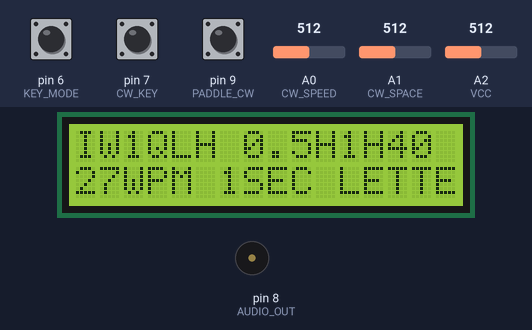
The sketch below on a simulated Arduino Nano, built with avr-gcc and run on an emulated ATmega328P. Parts: 16×2 character LCD, buzzer (waves = sounding). The test bench sets the inputs (shaded band); at power-on: A1 (CW_SPACE) = 512, pin 7 (CW_KEY) HIGH, pin 9 (PADDLE_CW) HIGH, pin 6 (KEY_MODE) HIGH, A0 (CW_SPEED) = 512, A2 (VCC) = 512. Random numbers use the default seed unless the sketch sets one; what the sketch prints to the serial monitor is not drawn.

Above: at 2.2 s.
2.3 s: A1 (CW_SPACE) set to 422
3.8 s: A1 (CW_SPACE) set to 401
6.8 s: pin 7 (CW_KEY) pulled LOW for 1 s
At 9.6 s:
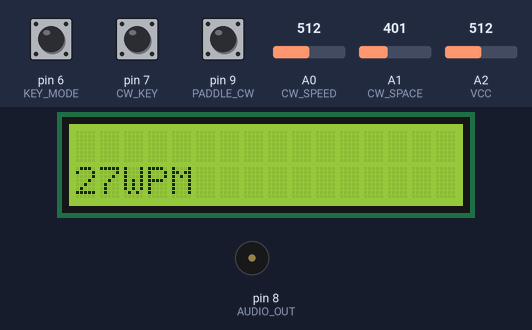
9.9 s: pin 9 (PADDLE_CW) pulled LOW for 3.2 s
At 14.0 s:
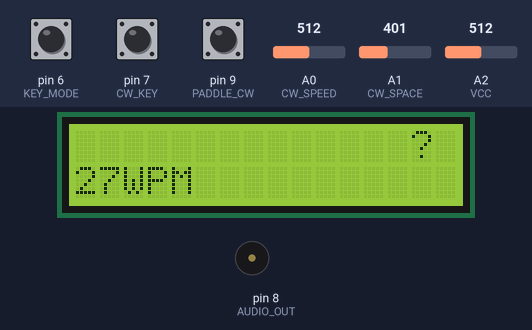
14.6 s: pin 9 (PADDLE_CW) pulled LOW for 0.4 s
At 15.8 s:
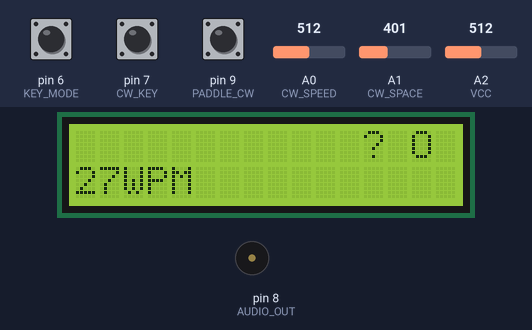
18.0 s: pin 7 (CW_KEY) pulled LOW for 0.4 s
At 19.7 s:
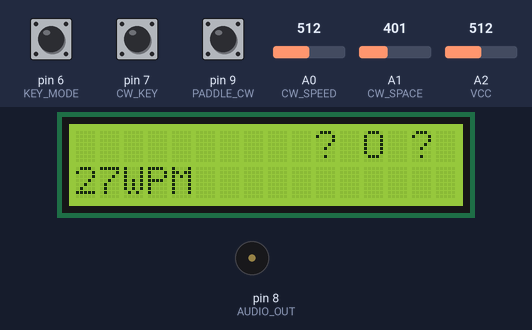
Timing chart, 0 to 31.1 s (numbered marks = the images above; inputs shaded):
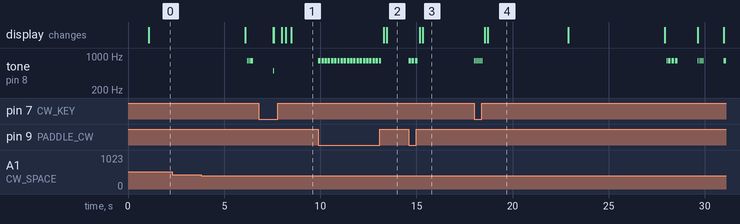

The sketch:

CwTrainer.ino
```cpp
// (licence header left out)
// Arduino Nano - ATmega328

#include <LiquidCrystal.h>
#include "CwTrainer.h"

// HACK-1: paddle - connect jack pin RING to Arduino pin D9
#define HACK-1

// HACK-40: 15 up to 40WPM
#define HACK-40


const PROGMEM byte charSet[] = {
  B0110, 0,     // A
  B10010101, 0, // B
  B10011001, 0, // C
  B100101, 0,   // D
  B01, 0,       // E
  B01011001, 0, // F
  B101001, 0,   // G
  B01010101, 0, // H
  B0101, 0,     // I
  B01101010, 0, // J
  B100110, 0,   // K
  B01100101, 0, // L
  B1010, 0,     // M
  B1001, 0,     // N
  B101010, 0,   // O
  B01101001, 0, // P
  B10100110, 0, // Q
  B011001, 0,   // R
  B010101, 0,   // S
  B10, 0,       // T
  B010110, 0,   // U
  B01010110, 0, // V
  B011010, 0,   // W
  B10010110, 0, // X
  B10011010, 0, // Y
  B10100101, 0, // Z

  B10101010, B10, // 0
  B10101010, B01, // 1
  B01101010, B01, // 2
  B01011010, B01, // 3
  B01010110, B01, // 4
  B01010101, B01, // 5
  B01010101, B10, // 6
  B10010101, B10, // 7
  B10100101, B10, // 8
  B10101001, B10  // 9
};

#define space1c 0
#define space1w 1
#define space1s 2
#define space2s 3
#define space3s 4
const char string_0[] PROGMEM = "1CHAR";
const char string_1[] PROGMEM = "1WORD";
const char string_2[] PROGMEM = "1SEC";
const char string_3[] PROGMEM = "2SEC";
const char string_4[] PROGMEM = "3SEC";
const char* const string_table[] PROGMEM = {string_0, string_1, string_2, string_3, string_4};

const char stringOnlyChars[] PROGMEM = "LETTERS";
const char stringOnlyNumbers[] PROGMEM = "NUMBERS";
const char stringMixed[] PROGMEM = "MIXED";
const char stringCallsign[] PROGMEM = "CALLSIGN";

const char callsign_iz[] PROGMEM = "IZ#...";
const char callsign_ik[] PROGMEM = "IK#...";
const char callsign_i[] PROGMEM = "I#...";
const char callsign_iw[] PROGMEM = "IW#...";
const char callsign_iu[] PROGMEM = "IU#...";
const char callsign_ea[] PROGMEM = "EA#...";
const char callsign_dl[] PROGMEM = "DL#...";
const char callsign_f[] PROGMEM = "F#...";
const char callsign_sp[] PROGMEM = "SP#...";
const char callsign_lz[] PROGMEM = "LZ#...";
const char callsign_ha[] PROGMEM = "HA#...";
const char callsign_ok[] PROGMEM = "OK#...";
const char callsign_yt[] PROGMEM = "YT#...";
const char callsign_it9[] PROGMEM = "IT9...";
const char callsign_hb9[] PROGMEM = "HB9...";
const char callsign_tk[] PROGMEM = "TK#...";
const char callsign_9a[] PROGMEM = "9A#...";
const char callsign_IW1QLH[] PROGMEM = "IW1QLH";
const char callsign_E51DWC[] PROGMEM = "E51DWC";
const char callsign_FW5JJ[] PROGMEM = "FW5JJ";
const char callsign_5E2E[] PROGMEM = "5E2E";
const char callsign_S79HN[] PROGMEM = "S79HN";
const char callsign_VK100ANZAC[] PROGMEM = "VK100ANZAC";
const char callsign_MC0RYC[] PROGMEM = "MC0RYC";

const Callsign callsign[] PROGMEM = {
  {callsign_IW1QLH,1}, {callsign_E51DWC,1}, {callsign_FW5JJ,1}, {callsign_5E2E,1}, {callsign_S79HN,1}, {callsign_VK100ANZAC,1}, {callsign_MC0RYC,1},
  {callsign_iz,690}, {callsign_ik,500}, {callsign_i,310}, {callsign_iw,250}, {callsign_iu,30},
  {callsign_ea,190}, {callsign_dl,130}, {callsign_f,110}, {callsign_sp,30}, {callsign_lz,30}, {callsign_ha,20},
  {callsign_ok,30}, {callsign_yt,20}, {callsign_it9,60}, {callsign_hb9,60}, {callsign_tk,10}, {callsign_9a,70},
  {0,0} };

#define CALLBUFF_SIZE 10
char callBuff[CALLBUFF_SIZE];
int totCallScore;

const char revStr[] PROGMEM = "IW1QLH 0.5";


// DIGITALI
// 0 -> RX
// 1 -> TX
#define LCD_D7 2
#define LCD_D6 3
#define LCD_D5 4
#define LCD_D4 5
#define KEY_MODE 6
#define CW_KEY 7
#define AUDIO_OUT 8
#define PADDLE_CW 9
#define LCD_EN 11
#define LCD_RS 12

// ANALOGICI
#define CW_SPEED 0
#define CW_SPACE 1
#define VCC 2

#define LCD_SIZE 16
LiquidCrystal lcd(LCD_RS, LCD_EN, LCD_D4, LCD_D5, LCD_D6, LCD_D7);

modes mode = mode_only_letters;
states state = state_waiting;

#define MAX_TICK 50
int tick = MAX_TICK;
int old_an_speed = 32767;
int old_an_space = 32767;
int cw_speed = 5;
int cw_space = 0;
int msDot = 120;
int nGroup = 0;
bool isPaddle = false;

int oldKeyMode = -1;
int oldCwKey = -1;

int value;
char buffer[16];
char exChars[LCD_SIZE];

#define SPEED_SIZE 32
int speedBuff[SPEED_SIZE];

//#define DEBUG
void debug(char txt[]) {
  #ifdef DEBUG
    Serial.print(txt);
  #endif
}

unsigned long keyTime;
unsigned long keySpan;
word keyChar;
int paddle;

void setup() {
  // put your setup code here, to run once:
  double vbatt;
  String vbattStr;

  pinMode(KEY_MODE, INPUT_PULLUP);
  pinMode(CW_KEY, INPUT_PULLUP);
  pinMode(AUDIO_OUT, OUTPUT);
  pinMode(PADDLE_CW, INPUT_PULLUP);

  randomSeed(analogRead(CW_SPEED) + analogRead(CW_SPACE) + analogRead(VCC) + analogRead(3));

  lcd.begin(LCD_SIZE, 2);
  lcd.clear();
  Serial.begin(9600);

  strcpy_P(buffer, revStr);
  lcd.print(buffer);
  #ifdef HACK-1
    lcd.print("H1");
  #endif
  #ifdef HACK-40
    lcd.print("H40");
  #endif
  Serial.print(buffer);
  Serial.println(" CW Trainer");

  value = analogRead(VCC);
  vbatt = 0.7 + value * 0.011894;
  vbattStr = String(vbatt, 1);
  lcd.setCursor(0, 1);
  lcd.print(vbattStr);
  lcd.print("V");

  for (int i = 0; i < 36; i++) {
    keyChar = pgm_read_word_near(charSet + i * 2);
    #ifdef DEBUG
      Serial.print(intToChar(i));
      Serial.print("=");
      Serial.print(keyChar, BIN);
      Serial.println();
    #endif
  }

  callBuff[0] = -1;
  totCallScore = 0;
  int i = 0;
  do {
    value = pgm_read_word(&callsign[i].score);
    totCallScore += value;
    i++;
  } while (value > 0);

  // CW_KEY (tip) PADDLE_CW (ring)
  // HIGH         HIGH        no key
  // HIGH         LOW         key connected
  // HIGH         HIGH        paddle connected
  // LOW          LOW         key pressed (key or paddle)

  delay(1000);

}

bool readCwParams() {
  bool changed = false;

  value = analogRead(CW_SPEED);
  if (abs(value - old_an_speed) > 50) {
    old_an_speed = value;
    #ifdef HACK-40
      cw_speed = 15 + value / 40;
    #else
      cw_speed = 5 + value / 65;
    #endif
    msDot = 1200 / cw_speed;
    changed = true;
  }

  value = analogRead(CW_SPACE);
  if (abs(value - old_an_space) > 50) {
    old_an_space = value;
    cw_space = value / 205;
    changed = true;
  }

  return changed;
}

void displaySettings() {
  lcd.setCursor(0, 1);
  lcd.print(cw_speed);
  lcd.print("WPM ");
  if (state != state_replay) {
    strcpy_P(buffer, (char*)pgm_read_word(&(string_table[cw_space])));
    lcd.print(buffer);
    lcd.print(" ");
    switch (mode) {
      case mode_only_letters:
        strcpy_P(buffer, stringOnlyChars);
        break;
      case mode_only_numbers:
        strcpy_P(buffer, stringOnlyNumbers);
        break;
      case mode_mixed:
        strcpy_P(buffer, stringMixed);
        break;
      case mode_callsign:
        strcpy_P(buffer, stringCallsign);
        break;
    }
    lcd.print(buffer);
    lcd.print(" ");
    lcd.print(tick / 10);
  }
}

charTypes getCharType(int ch) {
  if (ch <= 25)
    return type_letter;
  if ((ch >= 26) && (ch <= 35))
    return type_number;
  return type_unknow;
}

char intToChar(int ch) {
  switch (getCharType(ch)) {
    case type_letter:
      return char(ch + 65);
      break;
    case type_number:
      return char(ch + 48 - 26);
      break;
  }
  return ' ';
}

int charToInt(char ch) {
  if ((ch >= 65) && (ch <= 90))
    return ch - 65;
  if ((ch >= 48) && (ch <= 57))
    return ch - 48 + 26;
  return 0;
}

void clearScroll() {
  for (int i = 0; i < LCD_SIZE; i++)
    exChars[i] = ' ';
}

void scrollLcd(char c) {
  for (int i = 0; i < LCD_SIZE - 1; i++)
    exChars[i] = exChars[i + 1];
  exChars[LCD_SIZE - 1] = c;
  lcd.setCursor(0, 0);
  lcd.write(exChars);
  Serial.print(c);
}

void play(int ch) {
  word cw;
  word p;
  cw = pgm_read_word_near(charSet + ch * 2);
  //lcd.print(cw);
  while (cw != 0) {
    p = cw & word(B11000000, 00000000);
    if (p == word(B01000000, 00000000)) {  // dot
      tone(AUDIO_OUT, 800);
      delay(msDot);
      noTone(AUDIO_OUT);
      delay(msDot);
    }
    if (p == word(B10000000, 00000000)) {  // line
      tone(AUDIO_OUT, 800);
      delay(msDot * 3);
      noTone(AUDIO_OUT);
      delay(msDot);
    }
    cw = cw << 2;
  }

  switch (cw_space) {
    case space1c:
      delay(msDot * 2);   // 1 * msDot già fatto
      break;
    case space1w:
      delay(msDot * 6);   // 1 * msDot già fatto
      break;
    case space1s:
      delay(1000);
      break;
    case space2s:
      delay(2000);
      break;
    case space3s:
      delay(3000);
      break;
  }
  nGroup++;
  scrollLcd(intToChar(ch));

  if ((cw_space == space1c) && (mode != mode_callsign) && (nGroup >= 5)) {
    nGroup = 0;
    delay(msDot * 7);
    scrollLcd(' ');
  }
  if (cw_space != space1c)
    scrollLcd(' ');
}

void setState(states newState) {
  noTone(AUDIO_OUT);
  lcd.clear();
  lcd.setCursor(0, 0);
  switch (newState) {
    case state_waiting:
      lcd.print("Mimmo emulator");
      tick = MAX_TICK;
      //displaySettings();
      break;
    case state_running:
      lcd.print("Running");
      clearScroll();
      nGroup = 0;
      //displaySettings();
      break;
    case state_replay:
      lcd.print("Replay ");
      clearScroll();
      for (int i = 0; i < SPEED_SIZE; i++)
        speedBuff[i] = msDot;
      lcd.setCursor(0, 1);
      lcd.print("Pse release key ...");
      while (digitalRead(CW_KEY) == LOW) {}
      delay(200);
      #ifdef HACK-1
        isPaddle = (digitalRead(PADDLE_CW) == HIGH);
      #endif
      lcd.clear();
      lcd.print(isPaddle ? "Paddle" : "Key");
      delay(200);
      keyChar = 0;
      paddle = 0;
      break;
  }
  state = newState;
  displaySettings();

}

void showKeyed() {
  word cw;

  if (keyChar == 0)
    return;
  //Serial.println();
  //Serial.println(keyChar, BIN);
  for (int i = 0; i < 36; i++) {
    cw = pgm_read_word_near(charSet + i * 2);
    if (cw == keyChar) {
      //Serial.print(">");
      scrollLcd(intToChar(i));
      keyChar = 0;
      break;
    }
  }
  if (keyChar != 0)
    scrollLcd('?');
  keyChar = 0;
}

void setSpeed() {
  int totSpeed = 0;

  for (int i = 0; i < SPEED_SIZE - 1; i++) {
    value = speedBuff[i + 1];
    speedBuff[i] = value;
    totSpeed += value;
  }
  speedBuff[SPEED_SIZE - 1] = keySpan;
  totSpeed += keySpan;
  msDot = totSpeed / SPEED_SIZE;
  lcd.setCursor(0, 1);
  lcd.print(1200 / msDot);
  lcd.print("WPM ");
}

int delayPaddle(unsigned long ms, int skip) {
  int result = 0;
  bool anyPressed = true;
  unsigned long tt;
  //Serial.println();
  //Serial.print("delayPaddle ");
  tt = millis() + ms - 5;
  while (millis() < tt) {
    if ((digitalRead(CW_KEY) == LOW) && (skip != 1))
      result = 1;
    if ((digitalRead(PADDLE_CW) == LOW) && (skip != -1))
      result = -1;
    if ((result != 0) && (skip == 0))
      break;
  }
  //Serial.print(result);
  return result;
}

/*
int checkPaddle() {
  unsigned long tt;
  int dot = 0;
  int line = 0;
  int space = 0;
  Serial.println(); Serial.print("checkPaddle ");
  tt = millis() + msDot;
  while (millis() < tt) {
    if (digitalRead(CW_KEY) == LOW)
      dot++;
    else if (digitalRead(PADDLE_CW) == LOW)
      line++;
    else space++;
  }
  Serial.print("s="); Serial.print(space); Serial.print(" d="); Serial.print(dot); Serial.print(" l="); Serial.print(line);
  if ((space > dot) && (space > line))
    return 0;
  if (dot >= line)
    return 1;
  return -1;
}
*/

void loop() {
  // put your main code here, to run repeatedly:
  charTypes ct;

  if (readCwParams()) {
    displaySettings();
  }

  switch (state) {
    case state_waiting:
      value = digitalRead(KEY_MODE);
      if (value != oldKeyMode) {
        oldKeyMode = value;
        if (value == LOW) {
          value = (int)mode + 1;
          if (value > 3)
            value = 0;
          mode = modes(value);
          tone(AUDIO_OUT, 500, 10);
          Serial.println();
          tick = MAX_TICK;
          displaySettings();
        }
      }

      value = digitalRead(CW_KEY);
      if (value != oldCwKey) {
        oldCwKey = value;
        if (value == LOW) {
          tone(AUDIO_OUT, 500);
          delay(10);
          noTone(AUDIO_OUT);
          tick = 0;
          setState(state_replay);
        }
      }

      if (state == state_waiting) {
        tick--;
        if (tick < 0) {
          setState(state_running);
        }
        delay(100);
      }
      break;

    case state_running:
      switch (mode) {
        case mode_only_letters:
        case mode_only_numbers:
        case mode_mixed:
          do {
            value = random(36);
            ct = getCharType(value);
          } while (!((mode == mode_mixed) || ((mode == mode_only_letters) && (ct == type_letter)) || ((mode == mode_only_numbers) && (ct == type_number))));
          break;
        case mode_callsign:
          if (callBuff[0] == -1) {

            callBuff[0] = charToInt('I');
            callBuff[1] = charToInt('W');
            callBuff[2] = charToInt('1');
            callBuff[3] = charToInt('Q');
            callBuff[4] = charToInt('L');
            callBuff[5] = charToInt('H');
            callBuff[6] = -1;

            int rnd = random(totCallScore);
            #ifdef DEBUG
              Serial.print(">rnd=");
              Serial.println(rnd);
            #endif
            int i = 0;
            int prog = 0;
            do {
              value = pgm_read_word(&callsign[i].score);
              #ifdef DEBUG
                Serial.print("score=");
                Serial.println(value);
              #endif
              prog += value;
              if (prog > rnd) {
                strcpy_P(callBuff, (char*)pgm_read_word(&(callsign[i].prefix)));
                #ifdef DEBUG
                  Serial.println(callBuff);
                #endif
                for (i = 0; i < CALLBUFF_SIZE; i++) {
                  switch (callBuff[i]) {
                    case 0:
                      callBuff[i] = -1;
                      break;
                    case '#':
                      callBuff[i] = random(10) + 26;
                      break;
                    case '.':
                      callBuff[i] = random(26);
                      break;
                    default:
                      callBuff[i] = charToInt(callBuff[i]);
                  }
                }
                break;
              }
              i++;
            } while (value > 0);

            delay(msDot * 7);
            scrollLcd(' ');
          }
          value = callBuff[0];
          for (int i = 0; i < CALLBUFF_SIZE - 1; i++)
            callBuff[i] = callBuff[i + 1];
          break;
      }

      play(value);
      if ((digitalRead(KEY_MODE) == LOW) || (digitalRead(CW_KEY) == LOW))
        setState(state_waiting);
      break;

    case state_replay:
      // PADDLE -------------------------
      if (isPaddle) {
        //Serial.print("<"); Serial.print(paddle); Serial.print(">");
        if (paddle == 0) {
          if (tick > 5)
            paddle = delayPaddle(msDot, 0);
          else
            paddle = delayPaddle(msDot, 99);
        } else
          delay(msDot);
        if (paddle == 1) {
          //Serial.print(".");
          tick = 0;
          keyChar = keyChar << 2;
          keyChar = keyChar | B01;  // dot
          tone(AUDIO_OUT, 800);
          paddle = delayPaddle(msDot, 1);
          noTone(AUDIO_OUT);
        } else if (paddle == -1) {
          //Serial.print("-");
          tick = 0;
          keyChar = keyChar << 2;
          keyChar = keyChar | B10;  // line
          tone(AUDIO_OUT, 800);
          paddle = delayPaddle(3 * msDot, -1);
          noTone(AUDIO_OUT);
        } else {
          tick++;
        }
        if (tick == 3) {
          showKeyed();
        }
        if (tick == 7) {
          scrollLcd(' ');
        }
        if (tick * msDot >= 5000)
          setState(state_waiting);

      } else {
        // KEY ----------------------------
        if (digitalRead(CW_KEY) == LOW) {
          if (oldCwKey != LOW) {
            oldCwKey = LOW;
            keySpan = millis() - keyTime;
            keyTime = millis();
            if (keySpan < (msDot * 2)) {
              #ifdef DEBUG
                Serial.print("S=");
                Serial.println(keySpan);
              #endif
              setSpeed();
            }
            if (keySpan > (msDot * 5)) {
              scrollLcd(' ');
            }
          }
          tone(AUDIO_OUT, 800);
          tick = 0;
        }
        else {
          keySpan = millis() - keyTime;
          if (oldCwKey != HIGH) {
            oldCwKey = HIGH;
            keyTime = millis();
            keyChar = keyChar << 2;
            if (keySpan < (msDot * 2)) {
              #ifdef DEBUG
                Serial.print("D=");
                Serial.println(keySpan);
              #endif
              setSpeed();
              keyChar = keyChar | B01;  // dot
            }
            else
              keyChar = keyChar | B10;  // line
          }
          else
          {
            if (keySpan > (msDot * 2)) {
              showKeyed();
            }
          }
          noTone(AUDIO_OUT);
          tick++;
          if (tick >= 1000) {
            setState(state_waiting);
          }
        }
        delay(5);

      }
      break;
  }

  //displayInt = pgm_read_word_near(charSet + 0);

}
```

CwTrainer.h
```cpp
enum modes {mode_only_letters, mode_only_numbers, mode_mixed, mode_callsign};

enum states {state_waiting, state_running, state_replay};

enum charTypes {type_letter, type_number, type_unknow};

struct Callsign
{
    const char* prefix;
    int score;
};
```

Measured:
- after the input at 2.3 s, every drawn part: stays the same
- after the input at 9.9 s, tone on pin 8 (AUDIO_OUT): alternates 800 Hz for 0.13 s and silent for 0.04 s, 40 changes in all, then stays silent, starting at once
- after the input at 14.6 s, tone on pin 8 (AUDIO_OUT): alternates 800 Hz for 0.13 s and silent for 0.04 s, 6 changes in all, then stays silent, starting at once
